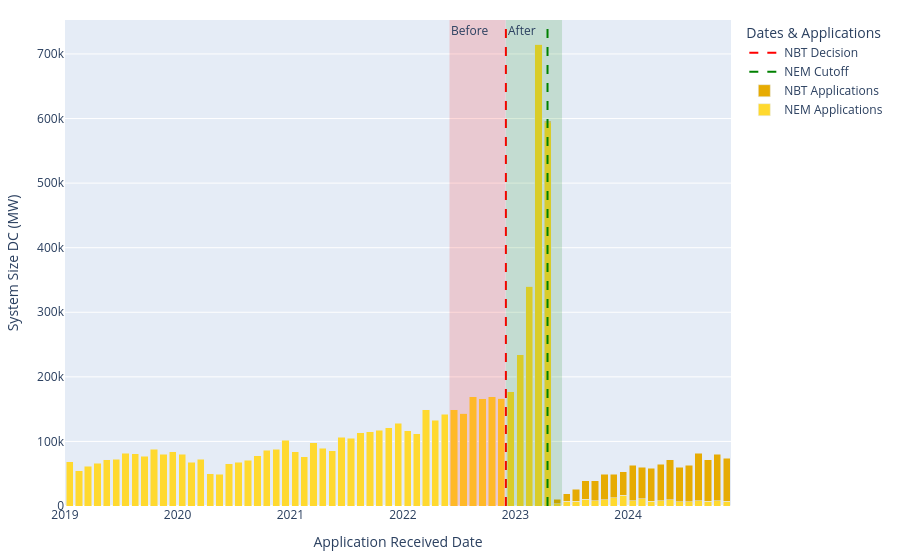

This figure's notebook cell:
### Code cell
# When Borenstein wrote his blog post, the data in DGStats were from November 30 and earlier so we'll use that here
max_date = "2024-11-30"

dates_borenstein = [{'x0': "2022-06-01", 'x1': "2022-11-30"},
                    {'x0': "2022-12-01", 'x1': "2023-06-01"}]
import importlib
importlib.reload(data_vis)
fig = data_vis.what_didnt_kill_rooftop_solar_graph(df_total, dates=dates_borenstein, max_date=max_date)
fig.show()

# Write figure
fig.write_image(os.path.join(data_dir, "what_didnt_kill_rooftop_solar.png"), scale=5)
fig.write_html(os.path.join(data_dir, "what_didnt_kill_rooftop_solar.html"),
               include_plotlyjs='cdn',
               full_html=False,
               config={"responsive": True}
)

### Figure 1 — Plotly figure (JSON) as saved in the notebook; plotly's stock layout.template omitted (floating-point values rounded to 4 significant figures; data arrays with more than 128 entries replaced by an {"elided": "..."} marker saying what was removed)
{"data": [{"hovertemplate": "%{hovertext}<br>System Size: %{y:.1f} kW<extra>NEM</extra>", "hovertext": {"elided": "318 str values"}, "marker": {"color": "rgb(255,217,47)"}, "name": "NEM Applications", "offsetgroup": "0", "type": "bar", "x": {"elided": "318 str values"}, "xperiod": "M1", "y": {"elided": "318 float values"}}, {"hovertemplate": "%{hovertext}<br>System Size: %{y:.1f} kW<extra>NBT</extra>", "hovertext": ["July 2022", "August 2022", "September 2022", "October 2022", "November 2022", "December 2022", "January 2023", "February 2023", "March 2023", "April 2023", "May 2023", "June 2023", "July 2023", "August 2023", "September 2023", "October 2023", "November 2023", "December 2023", "January 2024", "February 2024", "March 2024", "April 2024", "May 2024", "June 2024", "July 2024", "August 2024", "September 2024", "October 2024", "November 2024"], "marker": {"color": "rgb(230,171,2)"}, "name": "NBT Applications", "offsetgroup": "0", "type": "bar", "x": ["2022-07-31T00:00:00.000000", "2022-08-31T00:00:00.000000", "2022-09-30T00:00:00.000000", "2022-10-31T00:00:00.000000", "2022-11-30T00:00:00.000000", "2022-12-31T00:00:00.000000", "2023-01-31T00:00:00.000000", "2023-02-28T00:00:00.000000", "2023-03-31T00:00:00.000000", "2023-04-30T00:00:00.000000", "2023-05-31T00:00:00.000000", "2023-06-30T00:00:00.000000", "2023-07-31T00:00:00.000000", "2023-08-31T00:00:00.000000", "2023-09-30T00:00:00.000000", "2023-10-31T00:00:00.000000", "2023-11-30T00:00:00.000000", "2023-12-31T00:00:00.000000", "2024-01-31T00:00:00.000000", "2024-02-29T00:00:00.000000", "2024-03-31T00:00:00.000000", "2024-04-30T00:00:00.000000", "2024-05-31T00:00:00.000000", "2024-06-30T00:00:00.000000", "2024-07-31T00:00:00.000000", "2024-08-31T00:00:00.000000", "2024-09-30T00:00:00.000000", "2024-10-31T00:00:00.000000", "2024-11-30T00:00:00.000000"], "xperiod": "M1", "y": [8.382, 7.2, 0.0, 18.08, 0.0, 0.0, 6.696, 0.0, 18.67, 2076.0, 6887.0, 11540.0, 17870.0, 29050.0, 31160.0, 39100.0, 36360.0, 35900.0, 54730.0, 48690.0, 51490.0, 56490.0, 62210.0, 53240.0, 56480.0, 73510.0, 64300.0, 72350.0, 67000.0]}, {"line": {"color": "green", "dash": "dash", "width": 2}, "mode": "lines", "name": "NEM Cutoff", "type": "scatter", "x": [null], "y": [null]}, {"line": {"color": "red", "dash": "dash", "width": 2}, "mode": "lines", "name": "NBT Decision", "type": "scatter", "x": [null], "y": [null]}], "layout": {"annotations": [{"font": {"size": 12}, "showarrow": false, "text": "Before", "x": "2022-06-01", "xanchor": "left", "xref": "x", "y": 1, "yanchor": "top", "yref": "y domain"}, {"font": {"size": 12}, "showarrow": false, "text": "After", "x": "2022-12-01", "xanchor": "left", "xref": "x", "y": 1, "yanchor": "top", "yref": "y domain"}], "autosize": true, "barmode": "stack", "legend": {"title": {"text": "Dates & Applications"}}, "margin": {"b": 20, "l": 40, "r": 20, "t": 20}, "shapes": [{"line": {"color": "red", "dash": "dash", "width": 2}, "type": "line", "x0": 1669849200000, "x1": 1669849200000, "xref": "x", "y0": 0, "y1": 1, "yref": "y domain"}, {"line": {"color": "green", "dash": "dash", "width": 2}, "type": "line", "x0": 1681509600000, "x1": 1681509600000, "xref": "x", "y0": 0, "y1": 1, "yref": "y domain"}, {"fillcolor": "red", "line": {"width": 0}, "opacity": 0.15, "type": "rect", "x0": "2022-06-01", "x1": "2022-11-30", "xref": "x", "y0": 0, "y1": 1, "yref": "y domain"}, {"fillcolor": "green", "line": {"width": 0}, "opacity": 0.15, "type": "rect", "x0": "2022-12-01", "x1": "2023-06-01", "xref": "x", "y0": 0, "y1": 1, "yref": "y domain"}], "xaxis": {"dtick": "M12", "range": ["2019-01-01", "2024-11-30"], "tickangle": 0, "tickformat": "%Y", "title": {"text": "Application Received Date"}}, "yaxis": {"title": {"text": "System Size DC (MW)"}}}}
